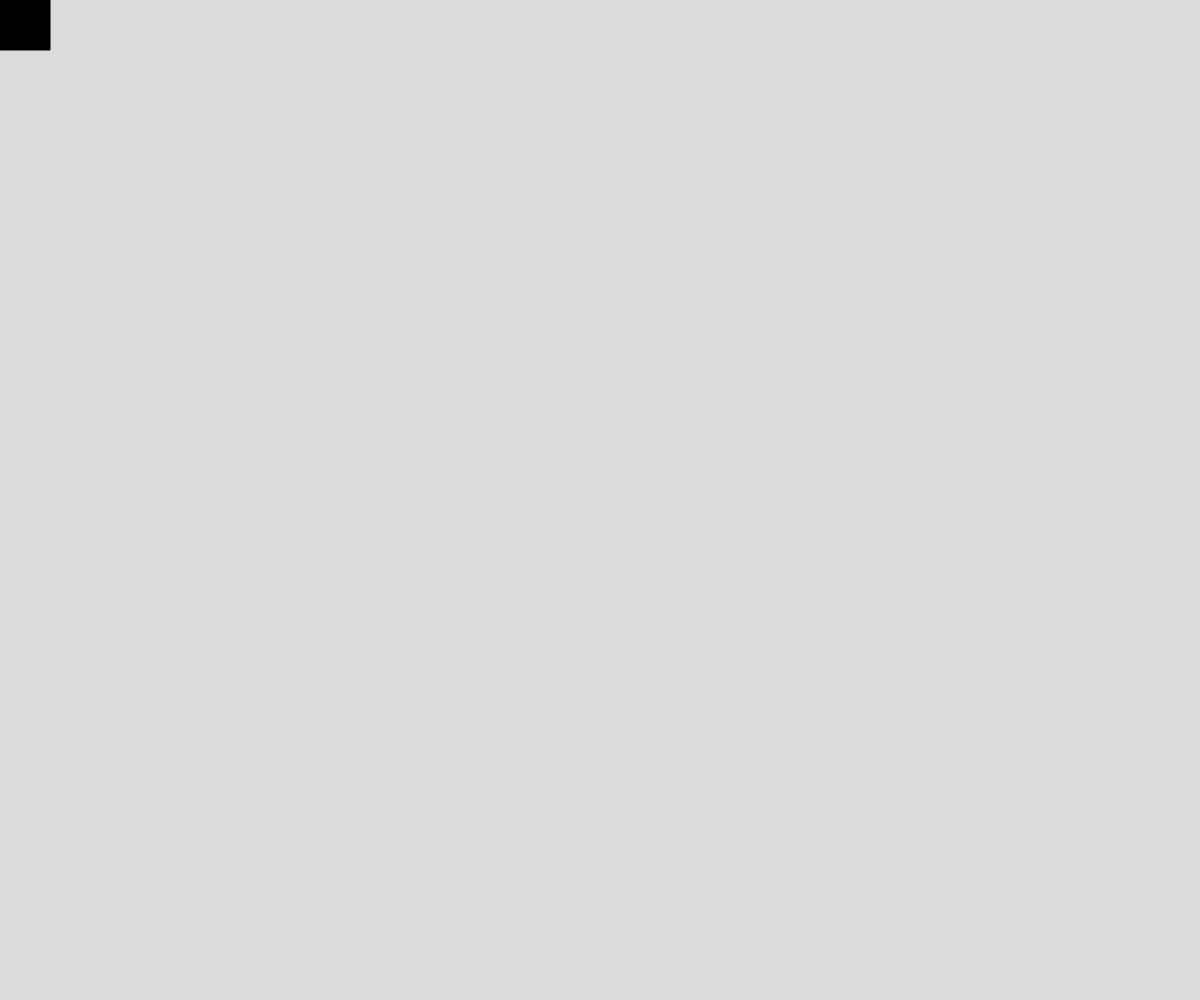
Frame 1 (no input)
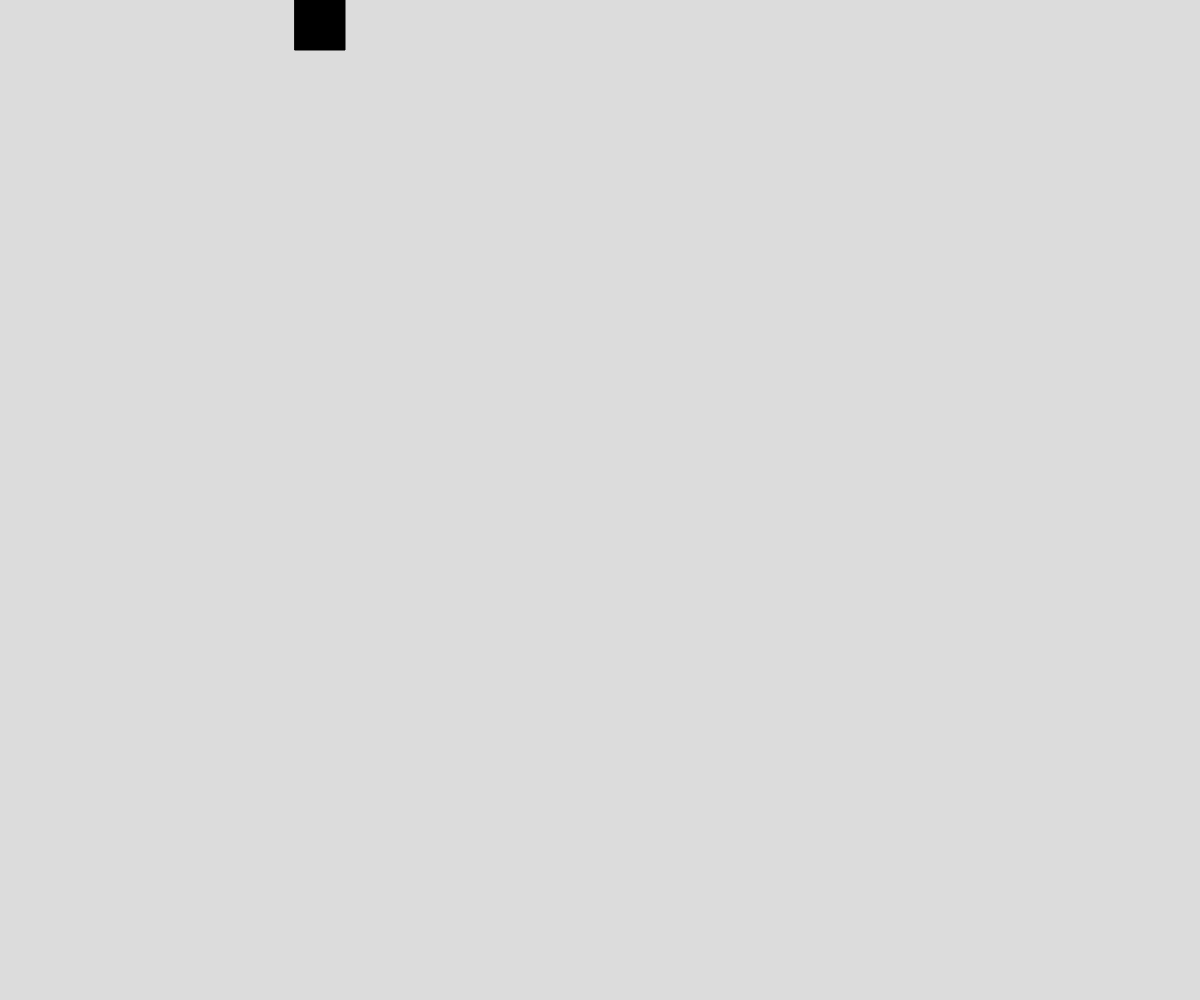
Frame 60 (no input)
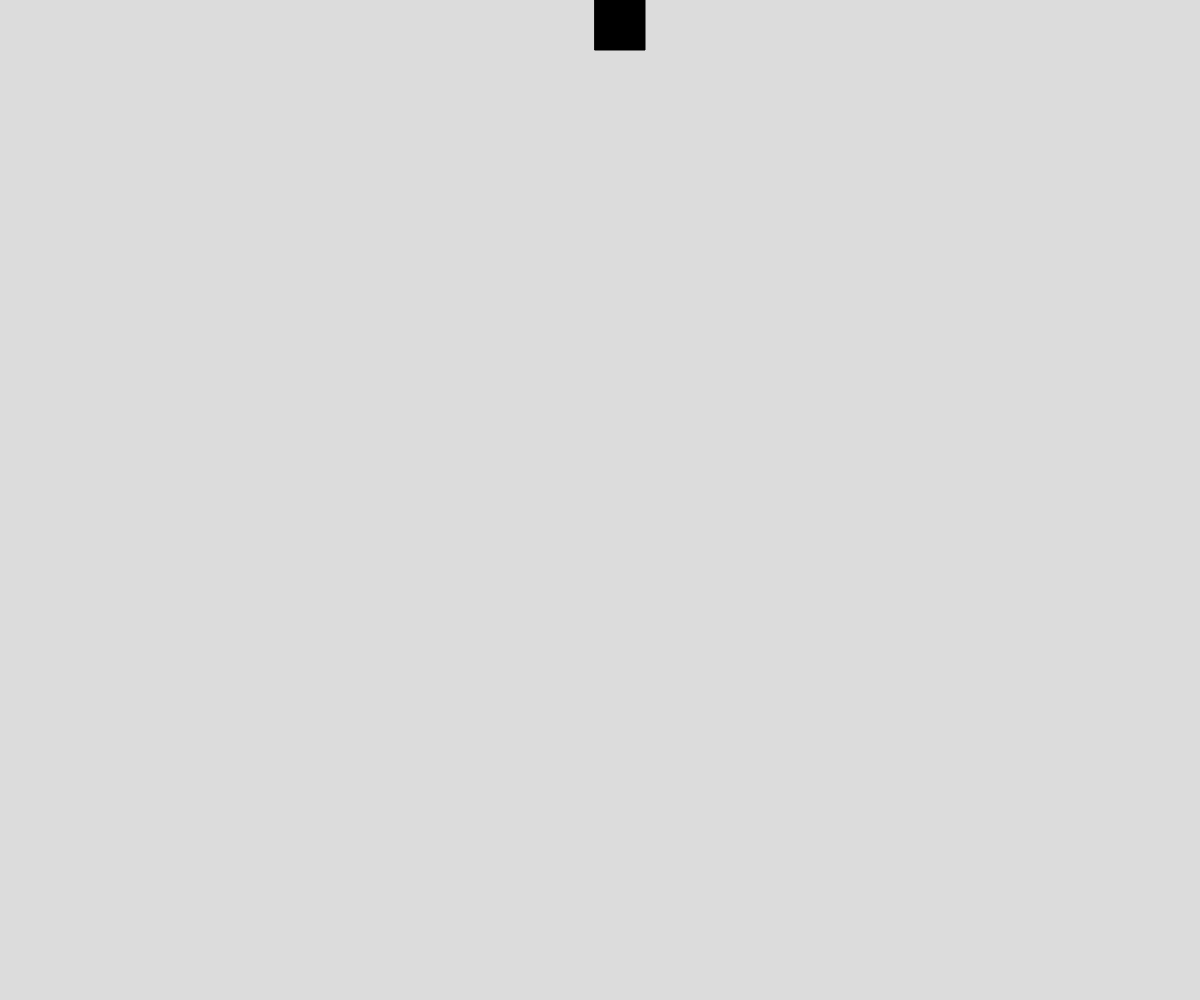
Frame 120 (the mouse pressed at the canvas centre since frame 60)

The p5.js sketch that drew these frames (run headless with seeded random() and noise() and a simulated clock; from frame 60 on, the mouse is pressed at the canvas centre):

// p5.js sketch
// ── sketch.js
// Square Around Edge
// Bucky Pederson-Bradbury
// Sept. 26, 2022

let x, y, squareSize, speed, state;

function setup() {
  createCanvas(windowWidth, windowHeight);
  x = 0;
  y = 0;
  squareSize = 50;
  speed = 5;
  state = "right";
}

function draw() {
  background(220);
  drawSquare();
  moveSquare();
}

function drawSquare() {
  fill("black");
  square(x, y, squareSize);
}

function moveSquare() {
  if (state === "right") {
    x += speed;
    if (x + squareSize >= width) {
      x = width - squareSize; //dont fall off
      state = "down";
    }
  }

  if (state === "down") {
    y += speed;
    if (y + squareSize >= height) {
      state = "left";
    }
  }

  if (state === "left") {
    x -= speed;
    if (x + squareSize >= width) {
      state = "up";
    }  
  }

  if (state === "up") {
    y -= speed;
    if (y + squareSize >= height) {
      state = "right";
    }
  }
}
